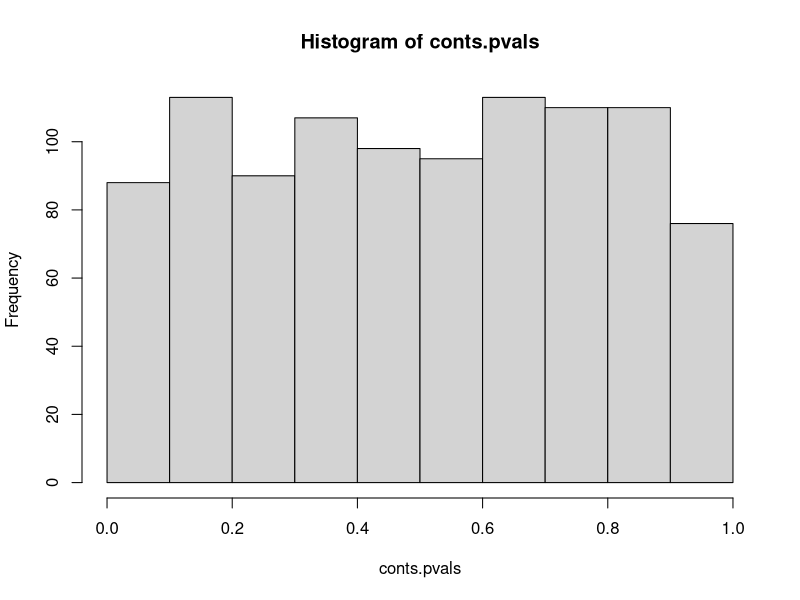
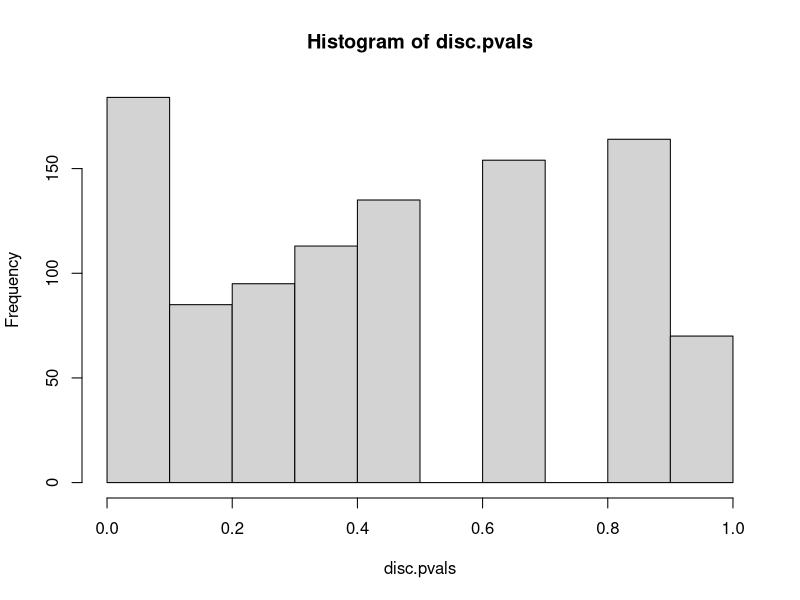
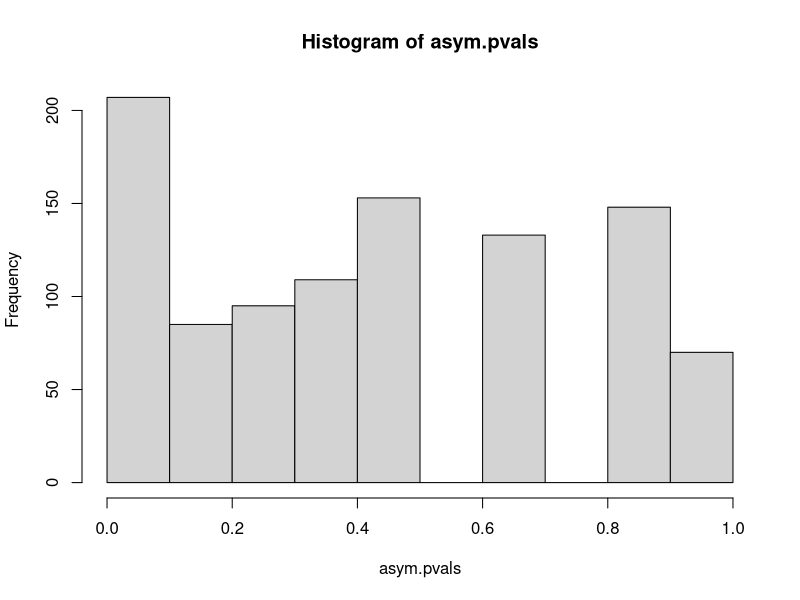

R code for these plots, in order:
#!/usr/bin/Rscript

conts.pvals <- replicate(1000, {
        n <- m <- 100
        sample.1 <- rnorm(n)
        sample.2 <- rnorm(m)
        wilcox.test(sample.1,sample.2)$p.value
    } )

hist(conts.pvals)
mean(conts.pvals < 0.05)

disc.pvals <- replicate(1000, {
        n <- m <- 100
        sample.1 <- c(1,10)[1+rbinom(n,size=1,prob=1/2)]
        sample.2 <- c(5,6)[1+rbinom(m,size=1,prob=1/2)]
        wilcox.test(sample.1,sample.2)$p.value
    } )

hist(disc.pvals)
mean(disc.pvals < 0.05)




# biased
asym.pvals <- replicate(1000, {
        n <- m <- 100
        sample.1 <- c(1,10)[1+rbinom(n,size=1,prob=1/2)]
        sample.2 <- c(8,9)[1+rbinom(m,size=1,prob=1/2)]
        wilcox.test(sample.1,sample.2)$p.value
    } )

hist(asym.pvals)
mean(asym.pvals < 0.05)
